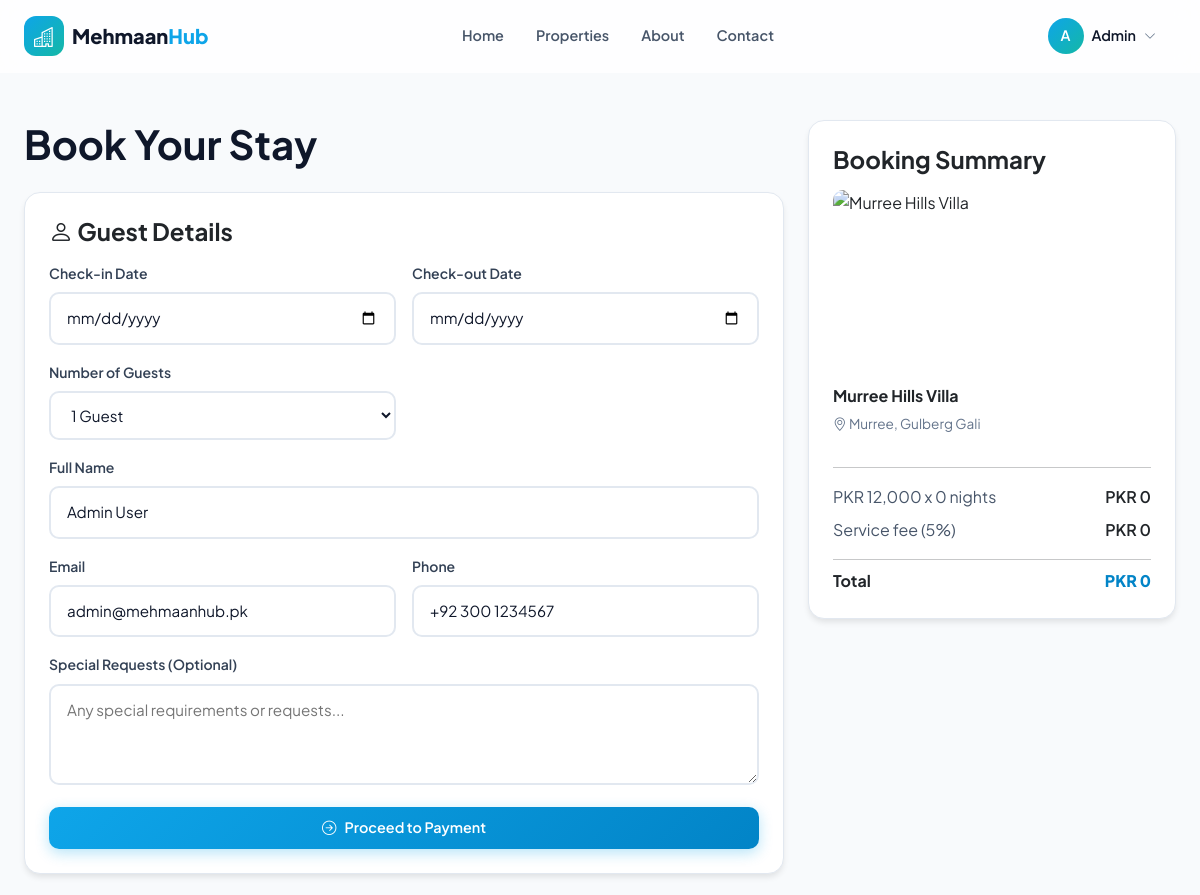
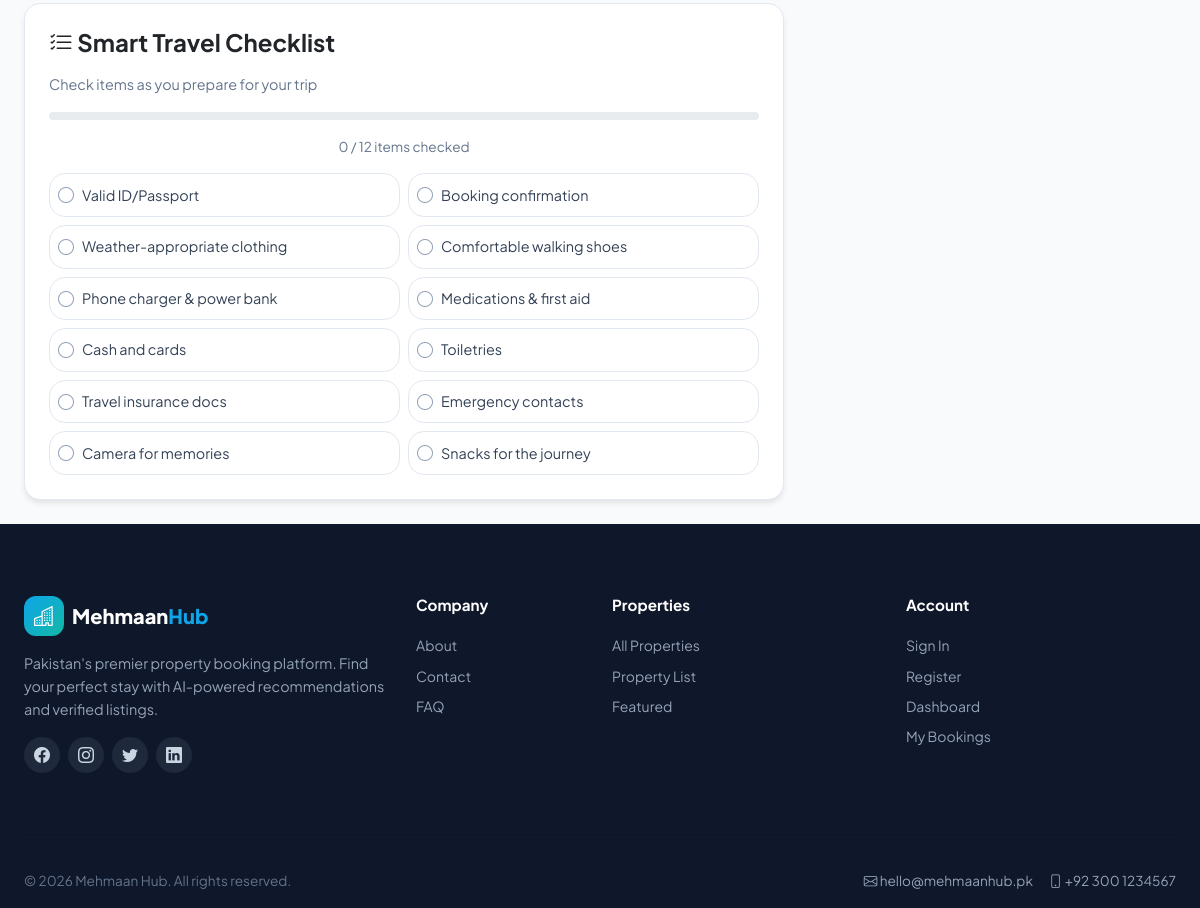
The page /booking.php?property_id=3 (signed in) on the database its author committed (2 pictures, top to bottom).
### tables this page shows
CREATE TABLE IF NOT EXISTS users (
    id INT AUTO_INCREMENT PRIMARY KEY,
    full_name VARCHAR(255) NOT NULL,
    email VARCHAR(255) NOT NULL UNIQUE,
    password VARCHAR(255) NOT NULL,
    phone VARCHAR(50) DEFAULT NULL,
    avatar_url VARCHAR(500) DEFAULT NULL,
    travel_personality ENUM('adventurer','relaxer','explorer','foodie') DEFAULT 'explorer',
    role ENUM('tenant','owner','admin') NOT NULL DEFAULT 'tenant',
    created_at TIMESTAMP DEFAULT CURRENT_TIMESTAMP
);

CREATE TABLE IF NOT EXISTS properties (
    id INT AUTO_INCREMENT PRIMARY KEY,
    title VARCHAR(255) NOT NULL,
    description TEXT,
    city VARCHAR(100) NOT NULL,
    area VARCHAR(100) NOT NULL,
    property_type ENUM('guest_house','apartment','villa','hotel') NOT NULL,
    price_per_night DECIMAL(10,2) NOT NULL,
    bedrooms INT NOT NULL DEFAULT 1,
    bathrooms INT NOT NULL DEFAULT 1,
    max_guests INT NOT NULL DEFAULT 2,
    amenities TEXT,
    images TEXT,
    rating DECIMAL(2,1) DEFAULT 0.0,
    review_count INT DEFAULT 0,
    latitude DECIMAL(10,7) DEFAULT NULL,
    longitude DECIMAL(10,7) DEFAULT NULL,
    owner_id INT NOT NULL,
    is_featured BOOLEAN DEFAULT FALSE,
    created_at TIMESTAMP DEFAULT CURRENT_TIMESTAMP,
    FOREIGN KEY (owner_id) REFERENCES users(id) ON DELETE CASCADE
);

### includes/config.php (called while the page is built, shortened)
<?php
function db() {
    static $pdo = null;
    if ($pdo === null) {
        $dsn = 'mysql:host=' . DB_HOST . ';dbname=' . DB_NAME . ';charset=utf8mb4';
        try {
            $pdo = new PDO($dsn, DB_USER, DB_PASS, [
                PDO::ATTR_ERRMODE => PDO::ERRMODE_EXCEPTION,
                PDO::ATTR_DEFAULT_FETCH_MODE => PDO::FETCH_ASSOC,
                PDO::ATTR_EMULATE_PREPARES => false,
            ]);
        } catch (PDOException $e) {
            die('Database connection failed: ' . $e->getMessage());
        }
    }
    return $pdo;
}
function formatPKR($amount) {
    return 'PKR ' . number_format((float)$amount, 0, '.', ',');
}
function e($str) {
    return htmlspecialchars($str ?? '', ENT_QUOTES, 'UTF-8');
}
function url($path = '/') {
    return BASE_URL . $path;
}
function currentPath() {
    $full = parse_url($_SERVER['REQUEST_URI'] ?? '/', PHP_URL_PATH);
    if (BASE_URL !== '' && strpos($full, BASE_URL) === 0) {
        $full = substr($full, strlen(BASE_URL));
    }
    return $full;
}
function isActive($path) {
    $current = currentPath();
    return false;
}

### includes/auth.php (called while the page is built, shortened)
<?php
function isLoggedIn() {
    return isset($_SESSION['user_id']);
}
function currentUser() {
    $stmt = db()->prepare('SELECT * FROM users WHERE id = ?');
    $stmt->execute([$_SESSION['user_id']]);
    return $stmt->fetch();
}

### booking.php (the view, shortened to what this page needs)
<?php
require_once __DIR__ . '/includes/config.php';
require_once __DIR__ . '/includes/auth.php';
$propertyId = (int)($_GET['property_id'] ?? 0);
$stmt = db()->prepare('SELECT * FROM properties WHERE id = ?');
$stmt->execute([$propertyId]);
$property = $stmt->fetch();
$checklistItems = [
    'Valid ID/Passport',
    'Booking confirmation',
    'Weather-appropriate clothing',
    'Comfortable walking shoes',
    'Phone charger & power bank',
    'Medications & first aid',
    'Cash and cards',
    'Toiletries',
    'Travel insurance docs',
    'Emergency contacts',
    'Camera for memories',
    'Snacks for the journey',
];
require_once __DIR__ . '/includes/header.php';
?>
<main class="pt-nav">
    <section class="py-5">
        <div class="container-app">
            <div class="row">
                <div class="col-lg-8">
                    <h1 class="fw-bold mb-4">Book Your Stay</h1>
                    <div class="card p-4 mb-4">
                        <h4 class="fw-bold mb-3"><i class="bi bi-person"></i> Guest Details</h4>
                        <form method="POST" action="<?php echo url('/api/create-booking.php'); ?>">
                            <div class="row g-3">
                                <div class="col-md-6">
                                    <label class="label">Check-in Date</label>
                                    <input type="date" name="check_in" id="checkIn" class="input" onchange="recalculateTotal()" required>
                                </div>
                                <div class="col-md-6">
                                    <label class="label">Check-out Date</label>
                                    <input type="date" name="check_out" id="checkOut" class="input" onchange="recalculateTotal()" required>
                                </div>
                                <div class="col-md-6">
                                    <label class="label">Number of Guests</label>
                                    <select name="guests" id="guests" class="input">
                                        <?php for ($i = 1; $i <= $property['max_guests']; $i++): ?>
                                            <option value="<?php echo $i; ?>"><?php echo $i; ?> Guest<?php echo $i > 1 ? 's' : ''; ?></option>
                                        <?php endfor; ?>
                                    </select>
                                </div>
                                <div class="col-12">
                                    <label class="label">Full Name</label>
                                    <input type="text" name="guest_name" class="input" value="<?php echo e($user['full_name']); ?>" required>
                                </div>
                                <div class="col-md-6">
                                    <label class="label">Email</label>
                                    <input type="email" name="guest_email" class="input" value="<?php echo e($user['email']); ?>" required>
                                </div>
                                <div class="col-md-6">
                                    <label class="label">Phone</label>
                                    <input type="text" name="guest_phone" class="input" value="<?php echo e($user['phone'] ?? ''); ?>">
                                </div>
                                <div class="col-12">
                                    <label class="label">Special Requests (Optional)</label>
                                    <textarea name="special_requests" class="input" rows="3" placeholder="Any special requirements or requests..."></textarea>
                                </div>
                            </div>
                            <button type="submit" class="btn btn-primary btn-lg w-100 mt-3">
                                <i class="bi bi-arrow-right-circle"></i> Proceed to Payment
                            </button>
                        </form>
                    </div>
                    <div class="card p-4">
                        <h4 class="fw-bold mb-3"><i class="bi bi-list-check"></i> Smart Travel Checklist</h4>
                        <p style="color:var(--slate-500);font-size:0.9rem;">Check items as you prepare for your trip</p>
                        <div class="progress mb-3" style="height:8px;">
                        </div>
                        <p class="text-center mb-3" style="font-size:0.85rem;color:var(--slate-500);"><span id="checklistProgressText">0 / <?php echo count($checklistItems); ?></span> items checked</p>
                        <div class="row g-2">
                            <?php foreach ($checklistItems as $item): ?>
                                <div class="col-md-6">
                                    <div class="checklist-item d-flex align-items-center gap-2 p-2 rounded" style="cursor:pointer;border:1px solid var(--slate-200);" onclick="toggleChecklistItem(this)">
                                        <i class="bi bi-circle" style="color:var(--slate-400);"></i>
                                        <span style="font-size:0.9rem;color:var(--slate-700);"><?php echo e($item); ?></span>
                                    </div>
                                </div>
                            <?php endforeach; ?>
                        </div>
                    </div>
                </div>
                <div class="col-lg-4">
                    <div class="card p-4" style="position:sticky;top:90px;">
                        <h4 class="fw-bold mb-3">Booking Summary</h4>
                        <img src="<?php echo e(trim(explode(',', $property['images'])[0])); ?>" alt="<?php echo e($property['title']); ?>" style="width:100%;height:180px;object-fit:cover;border-radius:10px;margin-bottom:1rem;">
                        <h6 style="font-weight:700;"><?php echo e($property['title']); ?></h6>
                        <p style="color:var(--slate-500);font-size:0.85rem;"><i class="bi bi-geo-alt"></i> <?php echo e($property['city'] . ', ' . $property['area']); ?></p>
                        <hr class="my-3">
                        <div class="d-flex justify-content-between mb-2">
                            <span style="color:var(--slate-600);"><?php echo formatPKR($property['price_per_night']); ?> x <span id="nightsCount">0</span> nights</span>
                            <span id="subtotalAmount" style="font-weight:600;">PKR 0</span>
                        </div>
                        <div class="d-flex justify-content-between mb-2">
                            <span style="color:var(--slate-600);">Service fee (5%)</span>
                            <span id="serviceFeeAmount" style="font-weight:600;">PKR 0</span>
                        </div>
                        <hr class="my-2">
                        <div class="d-flex justify-content-between">
                            <span style="font-weight:700;">Total</span>
                            <span id="totalAmount" style="font-weight:800;color:var(--primary-600);">PKR 0</span>
                        </div>
                    </div>
                </div>
            </div>
        </div>
    </section>
</main>
<?php require __DIR__ . '/includes/footer.php'; ?>

### includes/header.php (shortened to what this page needs)
<?php
require_once __DIR__ . '/config.php';
require_once __DIR__ . '/auth.php';
$user = currentUser();
?>
<!DOCTYPE html>
<html lang="en">
<head>
    <link href="https://cdn.jsdelivr.net/npm/bootstrap@5.3.2/dist/css/bootstrap.min.css" rel="stylesheet">
    <link href="https://cdn.jsdelivr.net/npm/bootstrap-icons@1.11.1/font/bootstrap-icons.css" rel="stylesheet">
    <link href="<?php echo url('/assets/css/style.css'); ?>" rel="stylesheet">
</head>
<body>
<nav id="navbar" class="navbar-mh">
    <div class="container-app d-flex align-items-center justify-content-between" style="height: 72px;">
        <a href="<?php echo url('/index.php'); ?>" class="d-flex align-items-center gap-2 text-decoration-none">
            <div class="d-flex align-items-center justify-content-center" style="width:40px;height:40px;border-radius:12px;background:linear-gradient(135deg,#0ea5e9,#14b8a6);color:#fff;font-size:1.25rem;">
                <i class="bi bi-buildings"></i>
            </div>
            <span style="font-size:1.25rem;font-weight:800;color:#0f172a;">Mehmaan<span style="color:#0ea5e9;">Hub</span></span>
        </a>
        <div class="d-none d-lg-flex align-items-center gap-1">
            <a href="<?php echo url('/index.php'); ?>" class="nav-link-mh <?php echo isActive('/') ? 'active' : ''; ?>">Home</a>
            <a href="<?php echo url('/properties.php'); ?>" class="nav-link-mh <?php echo isActive('/properties.php') ? 'active' : ''; ?>">Properties</a>
            <a href="<?php echo url('/about.php'); ?>" class="nav-link-mh <?php echo isActive('/about.php') ? 'active' : ''; ?>">About</a>
            <a href="<?php echo url('/contact.php'); ?>" class="nav-link-mh <?php echo isActive('/contact.php') ? 'active' : ''; ?>">Contact</a>
        </div>
        <div class="d-none d-lg-flex align-items-center gap-2">
            <?php if ($user): ?>
                <div class="position-relative">
                    <button onclick="toggleUserMenu()" class="btn btn-ghost d-flex align-items-center gap-2">
                        <div class="d-flex align-items-center justify-content-center" style="width:36px;height:36px;border-radius:50%;background:linear-gradient(135deg,#0ea5e9,#14b8a6);color:#fff;font-weight:600;">
                            <?php echo e(strtoupper(substr($user['full_name'], 0, 1))); ?>
                        </div>
                        <span style="font-weight:600;font-size:0.9rem;color:#0f172a;"><?php echo e(explode(' ', $user['full_name'])[0]); ?></span>
                        <i class="bi bi-chevron-down" style="font-size:0.75rem;color:#64748b;"></i>
                    </button>
                </div>
            <?php else: ?>
                <a href="<?php echo url('/login.php'); ?>" class="btn btn-ghost">Sign In</a>
                <a href="<?php echo url('/register.php'); ?>" class="btn btn-primary">Get Started</a>
            <?php endif; ?>
        </div>
    </div>
</nav>

### assets/css/style.css (style rules this page uses)
:root { --primary-50: #f0f9ff; --primary-100: #e0f2fe; --primary-200: #bae6fd; --primary-300: #7dd3fc; --primary-400: #38bdf8; --primary-500: #0ea5e9; --primary-600: #0284c7; --primary-700: #0369a1; --primary-800: #075985; --primary-900: #0c4a6e; --secondary-50: #fff7ed; --secondary-100: #ffedd5; --secondary-200: #fed7aa; --secondary-300: #fdba74; --secondary-400: #fb923c; --secondary-500: #f97316; --secondary-600: #ea580c; --secondary-700: #c2410c; --accent-50: #f0fdfa; --accent-100: #ccfbf1; --accent-200: #99f6e4; --accent-300: #5eead4; --accent-400: #2dd4bf; --accent-500: #14b8a6; --accent-600: #0d9488; --accent-700: #0f766e; --success-50: #f0fdf4; --success-100: #dcfce7; --success-500: #22c55e; --success-600: #16a34a; --success-700: #15803d; --warning-50: #fefce8; --warning-100: #fef9c3; --warning-500: #eab308; --warning-600: #ca8a04; --error-50: #fef2f2; --error-100: #fee2e2; --error-500: #ef4444; --error-600: #dc2626; --error-700: #b91c1c; --slate-50: #f8fafc; --slate-100: #f1f5f9; --slate-200: #e2e8f0; --slate-300: #cbd5e1; --slate-400: #94a3b8; --slate-500: #64748b; --slate-600: #475569; --slate-700: #334155; --slate-800: #1e293b; --slate-900: #0f172a; --radius: 16px; --radius-sm: 10px; --radius-lg: 24px; --shadow-sm: 0 1px 2px rgba(0,0,0,0.05); --shadow: 0 4px 6px -1px rgba(0,0,0,0.1); --shadow-lg: 0 10px 15px -3px rgba(0,0,0,0.1); --shadow-xl: 0 20px 25px -5px rgba(0,0,0,0.1); }
* { margin: 0; padding: 0; box-sizing: border-box; }
body { font-family: 'Plus Jakarta Sans', -apple-system, BlinkMacSystemFont, sans-serif; color: var(--slate-900); background: var(--slate-50); line-height: 1.6; }
.container-app { max-width: 80rem; margin: 0 auto; padding: 0 1.5rem; width: 100%; }
.btn { display: inline-flex; align-items: center; justify-content: center; gap: 0.5rem; padding: 0.625rem 1.25rem; border-radius: var(--radius-sm); font-weight: 600; font-size: 0.9rem; border: none; cursor: pointer; transition: all 0.2s ease; text-decoration: none; line-height: 1.5; }
.btn-primary { background: linear-gradient(135deg, var(--primary-500), var(--primary-600)); color: #fff; box-shadow: 0 4px 14px rgba(14, 165, 233, 0.3); }
.btn-ghost { background: transparent; color: var(--slate-700); }
.card { background: #fff; border-radius: var(--radius); padding: 1.5rem; box-shadow: var(--shadow); border: 1px solid var(--slate-200); transition: all 0.3s ease; }
.input { width: 100%; padding: 0.75rem 1rem; border: 2px solid var(--slate-200); border-radius: var(--radius-sm); font-size: 0.95rem; font-family: inherit; transition: all 0.2s ease; background: #fff; color: var(--slate-900); }
.label { display: block; margin-bottom: 0.5rem; font-weight: 600; font-size: 0.875rem; color: var(--slate-700); }
.navbar-mh { position: fixed; top: 0; left: 0; right: 0; z-index: 1000; background: rgba(255, 255, 255, 0.8); backdrop-filter: blur(12px); -webkit-backdrop-filter: blur(12px); border-bottom: 1px solid transparent; transition: all 0.3s ease; }
.nav-link-mh { padding: 0.5rem 0.875rem; font-weight: 600; font-size: 0.9rem; color: var(--slate-600); text-decoration: none; border-radius: var(--radius-sm); transition: all 0.2s ease; }
.pt-nav { padding-top: 72px; }
.text-center { text-align: center !important; }
.fw-bold { font-weight: 700 !important; }
.rounded { border-radius: var(--radius) !important; }

### rows shown on the page
users: full_name "A", full_name "Admin", guest_name "Admin User", guest_email "admin@mehmaanhub.pk", guest_phone "+92 300 1234567"
properties: title "Murree Hills Villa", city+area "Murree, Gulberg Gali", price_per_night "PKR 12,000"

### other values the page prints
count($checklistItems) "12"
$item "Valid ID/Passport"
$item "Booking confirmation"
$item "Weather-appropriate clothing"
$item "Comfortable walking shoes"
$item "Phone charger & power bank"
$item "Medications & first aid"
$item "Cash and cards"
$item "Toiletries"
$item "Travel insurance docs"
$item "Emergency contacts"
$item "Camera for memories"
$item "Snacks for the journey"
form field guests "1 Guest"
